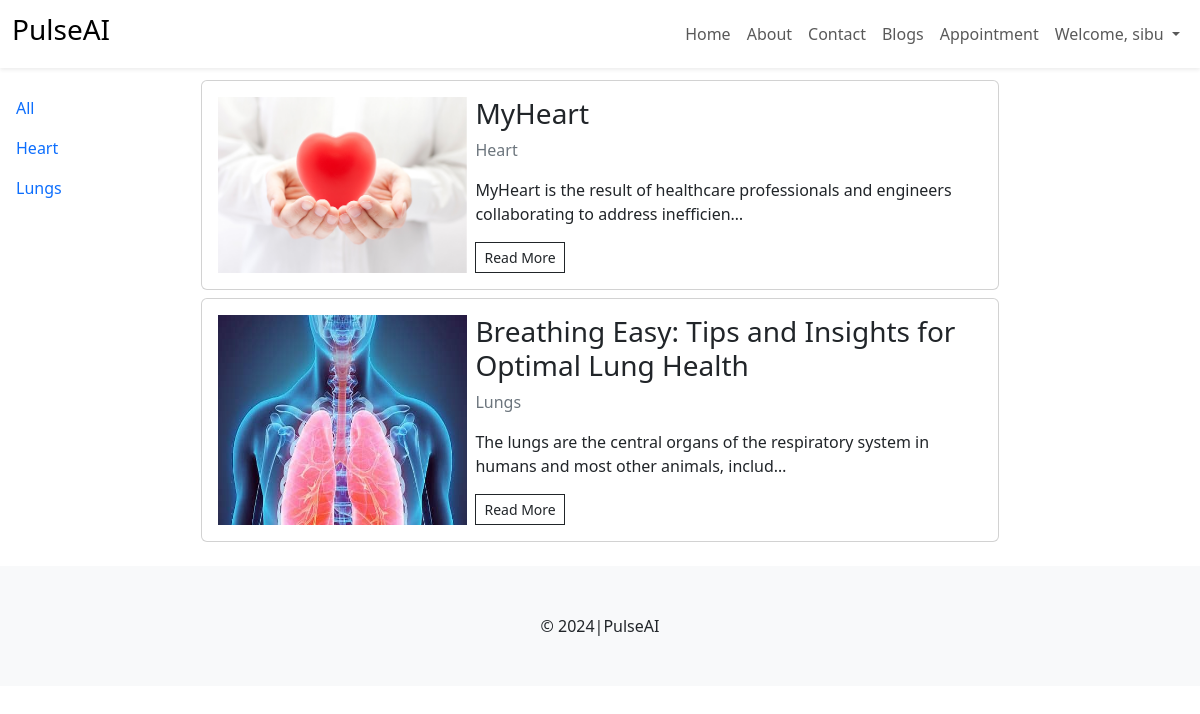
Screenshot of /blog/ (signed in) with the database file from the repository.
### blog/models.py (models this page shows, shortened)
class BlogCategory(models.Model):
      category = models.CharField(max_length=255)
      class Meta:
            verbose_name_plural = "Blog Categories"
      def __str__(self):
            return self.category

class Blog(models.Model):
      category = models.ForeignKey(BlogCategory, on_delete=models.DO_NOTHING)
      title = models.CharField(max_length=500)
      content = models.TextField()
      primary_photo = models.ImageField(upload_to="blog_images")
      yt_video_id = models.CharField(max_length=255, blank=True)
      publish = models.BooleanField(default=True)
      created_at = models.DateTimeField(auto_now_add=True)
      update_at = models.DateTimeField(auto_now=True)

### blog/views.py (the view)
# urls.py: path("blog/", views.all_blogs, name="blogs"),
def all_blogs(request, cid=0):
      blogs = Blog.objects.all()
      blogs = Blog.objects.filter(publish=True).order_by('-update_at')
      if cid == 0:
            blogs = Blog.objects.filter(publish=True).order_by('-update_at')
      else:
            blogs = Blog.objects.filter(publish=True, category=cid).order_by('-update_at')
      categories = BlogCategory.objects.all().order_by('category')
      context = {
            'blogs': blogs,
            'categories' : categories
      }
      return render(request, 'blog/blog.html', context)

### templates/blog/blog.html (shortened to what this page needs)
{% extends "layout.html" %}
{% load static %}
{% block content %}
      <div class="row g-2">
            <div class="col-md-2">
                  <div class="sidebar-wrapper d-flex justify-content-between">
                  <div class="sidebar-menu p-3 d-none d-md-block" id="sidebar-menu">
                        <ul class="list-unstyled">
                              <li class="py-2">
                              <a href="{% url 'blogs' %}" class="text-decoration-none">All</a>
                              </li>
                        {% for c in categories %}
                        <li class="py-2">
                              <a href="{% url 'blog_cat' c.id %}"class="text-decoration-none">{{c}}</a>
                        </li>
                        {% endfor %}
                        </ul>
                  </div>
            </div>
            </div>
            <div class="col-md-8">
            {% for blog in blogs %}
                  <div class="card my-2">
                        <div class="card-body">
                              <div class="row g-2">
                              <div class="col-md-4">
                                    <img src="{{blog.primary_photo.url}}" class="img-fluid h-100">
                              </div>
                              <div class="col-md-8">
                                    <h3>{{blog.title}}</h3>
                                    <p class="text-secondary">{{blog.category}}</p>
                                    <p>{{blog.content|safe|truncatechars_html:"100"}}</p>
                                    <a href="{% url 'blog' blog.id %}" class="btn btn-sm btn-outline-dark rounded-0">Read More</a>
                              </div>
                        </div>
                  </div>
            </div>
            {% endfor %}
      </div>
</div>
{% endblock %}

### templates/layout.html (shortened to what this page needs)
{% load static %}
<!DOCTYPE html>
<html lang="en">
  <head>
    <link rel="stylesheet" href="https://cdnjs.cloudflare.com/ajax/libs/font-awesome/6.5.2/css/all.min.css" />
    <link rel="stylesheet" href="{% static 'css/bootstrap.min.css' %}" />
    <link rel="stylesheet" href="{% static 'css/style.css' %}" />
  </head>
  <body>
    <nav class="navbar navbar-expand-lg mb-1 shadow-sm">
      <div class="container-fluid">
        <a class="navbar-brand" href="{% url 'home' %}">
          <h3>PulseAI</h3>
        </a>
        <div class="collapse navbar-collapse" id="navbarSupportedContent">
          <ul class="navbar-nav ms-auto">
            <li class="nav-item">
              <a class="nav-link" href="{% url 'home' %}">Home</a>
            </li>
            <li class="nav-item">
              <a class="nav-link" href="{% url 'about' %}">About</a>
            </li>
            <li class="nav-item">
              <a class="nav-link" href="{% url 'contact' %}">Contact</a>
            </li>
            <li class="nav-item">
                <a class="nav-link" href="{% url 'blogs' %}">Blogs</a>
            </li>
            {% if user.is_authenticated %}
              <li class="nav-item">
                <a class="nav-link" href="{% url 'appointment' %}">Appointment</a>
              </li>
              <li class="nav-item dropdown">
                <a class="nav-link dropdown-toggle" href="#" role="button" data-bs-toggle="dropdown" aria-expanded="false">
                  Welcome, {{user.username}}
                </a>
              </li>
              {% endif %}
          </ul>
        </div>
      </div>
    </nav>
    {% block content %} {% endblock %}
    <footer class="bg-light py-5 text-center mt-3">&copy; 2024|PulseAI</footer>
  </body>
</html>

### rows the page displays
BlogCategory: category "Heart"
BlogCategory: category "Lungs"
Blog: primary_photo (picture), title "MyHeart", category "Heart", content "MyHeart is the result of healthcare professionals and engineers collaborating to address inefficien…"
Blog: primary_photo (picture), title "Breathing Easy: Tips and Insights for Optimal Lung Health", category "Lungs", content "The lungs are the central organs of the respiratory system in humans and most other animals, includ…"

### other values shown
{{ user.username }} "sibu"
